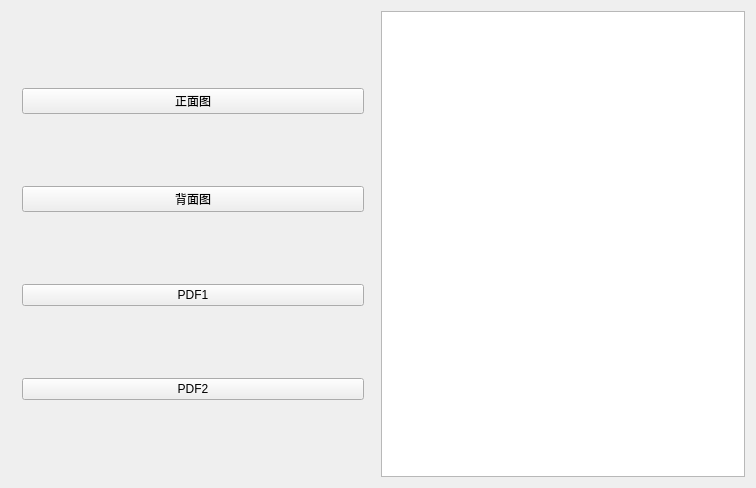
<?xml version="1.0" encoding="UTF-8"?>
<ui version="4.0">
 <class>Widget</class>
 <widget class="QWidget" name="Widget">
  <property name="geometry">
   <rect>
    <x>0</x>
    <y>0</y>
    <width>756</width>
    <height>488</height>
   </rect>
  </property>
  <property name="windowTitle">
   <string>Widget</string>
  </property>
  <layout class="QHBoxLayout" name="horizontalLayout">
   <item>
    <widget class="QWidget" name="widget" native="true">
     <property name="sizePolicy">
      <sizepolicy hsizetype="Expanding" vsizetype="Expanding">
       <horstretch>0</horstretch>
       <verstretch>0</verstretch>
      </sizepolicy>
     </property>
     <property name="minimumSize">
      <size>
       <width>0</width>
       <height>0</height>
      </size>
     </property>
     <property name="maximumSize">
      <size>
       <width>16777215</width>
       <height>16777215</height>
      </size>
     </property>
     <layout class="QHBoxLayout" name="horizontalLayout_2">
      <item>
       <layout class="QVBoxLayout" name="verticalLayout">
        <item>
         <widget class="QPushButton" name="m_FontPicture">
          <property name="text">
           <string>正面图</string>
          </property>
         </widget>
        </item>
        <item>
         <widget class="QPushButton" name="m_BackPicture">
          <property name="text">
           <string>背面图</string>
          </property>
         </widget>
        </item>
        <item>
         <widget class="QPushButton" name="m_PDF1">
          <property name="text">
           <string>PDF1</string>
          </property>
         </widget>
        </item>
        <item>
         <widget class="QPushButton" name="m_PDF2">
          <property name="text">
           <string>PDF2</string>
          </property>
         </widget>
        </item>
       </layout>
      </item>
     </layout>
    </widget>
   </item>
   <item>
    <widget class="QGraphicsView" name="ImageGraphic"/>
   </item>
  </layout>
 </widget>
 <layoutdefault spacing="6" margin="11"/>
 <resources/>
 <connections/>
</ui>
